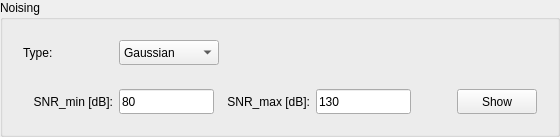
                   <widget class="QGroupBox" name="preProcessingNoisingBox">
                    <property name="sizePolicy">
                     <sizepolicy hsizetype="Preferred" vsizetype="Preferred">
                      <horstretch>0</horstretch>
                      <verstretch>0</verstretch>
                     </sizepolicy>
                    </property>
                    <property name="maximumSize">
                     <size>
                      <width>16777215</width>
                      <height>16777215</height>
                     </size>
                    </property>
                    <property name="styleSheet">
                     <string notr="true">QGroupBox {
    font: bold 10pt &quot;Microsoft YaHei&quot;;
}</string>
                    </property>
                    <property name="title">
                     <string>Noising</string>
                    </property>
                    <layout class="QVBoxLayout" name="verticalLayout_14">
                     <item>
                      <widget class="QWidget" name="NoisingTypeWidget" native="true">
                       <layout class="QHBoxLayout" name="horizontalLayout_9">
                        <item>
                         <widget class="QLabel" name="NoisingTypeLabel">
                          <property name="sizePolicy">
                           <sizepolicy hsizetype="Fixed" vsizetype="Fixed">
                            <horstretch>0</horstretch>
                            <verstretch>0</verstretch>
                           </sizepolicy>
                          </property>
                          <property name="minimumSize">
                           <size>
                            <width>90</width>
                            <height>25</height>
                           </size>
                          </property>
                          <property name="maximumSize">
                           <size>
                            <width>16777215</width>
                            <height>16777215</height>
                           </size>
                          </property>
                          <property name="text">
                           <string>Type:</string>
                          </property>
                          <property name="alignment">
                           <set>Qt::AlignLeading|Qt::AlignLeft|Qt::AlignVCenter</set>
                          </property>
                         </widget>
                        </item>
                        <item>
                         <widget class="QComboBox" name="NoisingTypeCombox">
                          <property name="minimumSize">
                           <size>
                            <width>100</width>
                            <height>25</height>
                           </size>
                          </property>
                          <property name="maximumSize">
                           <size>
                            <width>150</width>
                            <height>16777215</height>
                           </size>
                          </property>
                          <item>
                           <property name="text">
                            <string>Gaussian</string>
                           </property>
                          </item>
                          <item>
                           <property name="text">
                            <string>None</string>
                           </property>
                          </item>
                         </widget>
                        </item>
                        <item>
                         <spacer name="NoisingTypeSpacer">
                          <property name="orientation">
                           <enum>Qt::Horizontal</enum>
                          </property>
                          <property name="sizeHint" stdset="0">
                           <size>
                            <width>40</width>
                            <height>20</height>
                           </size>
                          </property>
                         </spacer>
                        </item>
                       </layout>
                      </widget>
                     </item>
                     <item>
                      <widget class="QStackedWidget" name="NoisingStackedWidget">
                       <property name="currentIndex">
                        <number>0</number>
                       </property>
                       <widget class="QWidget" name="NoisingGaussianPage">
                        <layout class="QGridLayout" name="gridLayout_10">
                         <item row="0" column="7">
                          <widget class="QLineEdit" name="NoisingGaussianSnrMaxValue">
                           <property name="minimumSize">
                            <size>
                             <width>95</width>
                             <height>20</height>
                            </size>
                           </property>
                           <property name="maximumSize">
                            <size>
                             <width>95</width>
                             <height>25</height>
                            </size>
                           </property>
                           <property name="text">
                            <string>130</string>
                           </property>
                          </widget>
                         </item>
                         <item row="0" column="4">
                          <widget class="QLabel" name="NoisingGaussianSnrMaxLabel">
                           <property name="sizePolicy">
                            <sizepolicy hsizetype="Fixed" vsizetype="Fixed">
                             <horstretch>0</horstretch>
                             <verstretch>0</verstretch>
                            </sizepolicy>
                           </property>
                           <property name="minimumSize">
                            <size>
                             <width>90</width>
                             <height>25</height>
                            </size>
                           </property>
                           <property name="maximumSize">
                            <size>
                             <width>16777215</width>
                             <height>16777215</height>
                            </size>
                           </property>
                           <property name="text">
                            <string>SNR_max [dB]:</string>
                           </property>
                           <property name="alignment">
                            <set>Qt::AlignRight|Qt::AlignTrailing|Qt::AlignVCenter</set>
                           </property>
                          </widget>
                         </item>
                         <item row="0" column="2">
                          <widget class="QLineEdit" name="NoisingGaussianSnrMinValue">
                           <property name="minimumSize">
                            <size>
                             <width>95</width>
                             <height>20</height>
                            </size>
                           </property>
                           <property name="maximumSize">
                            <size>
                             <width>95</width>
                             <height>25</height>
                            </size>
                           </property>
                           <property name="text">
                            <string>80</string>
                           </property>
                          </widget>
                         </item>
                         <item row="0" column="8">
                          <spacer name="NoisingGaussianSpacer">
                           <property name="orientation">
                            <enum>Qt::Horizontal</enum>
                           </property>
                           <property name="sizeHint" stdset="0">
                            <size>
                             <width>40</width>
                             <height>20</height>
                            </size>
                           </property>
                          </spacer>
                         </item>
                         <item row="0" column="1">
                          <widget class="QLabel" name="NoisingGaussianSnrMinLabel">
                           <property name="sizePolicy">
                            <sizepolicy hsizetype="Fixed" vsizetype="Fixed">
                             <horstretch>0</horstretch>
                             <verstretch>0</verstretch>
                            </sizepolicy>
                           </property>
                           <property name="minimumSize">
                            <size>
                             <width>90</width>
                             <height>25</height>
                            </size>
                           </property>
                           <property name="maximumSize">
                            <size>
                             <width>16777215</width>
                             <height>16777215</height>
                            </size>
                           </property>
                           <property name="text">
                            <string>SNR_min [dB]:</string>
                           </property>
                           <property name="alignment">
                            <set>Qt::AlignRight|Qt::AlignTrailing|Qt::AlignVCenter</set>
                           </property>
                          </widget>
                         </item>
                         <item row="0" column="9">
                          <widget class="QPushButton" name="NoisingGaussianShowButton">
                           <property name="sizePolicy">
                            <sizepolicy hsizetype="Fixed" vsizetype="Fixed">
                             <horstretch>0</horstretch>
                             <verstretch>0</verstretch>
                            </sizepolicy>
                           </property>
                           <property name="minimumSize">
                            <size>
                             <width>0</width>
                             <height>25</height>
                            </size>
                           </property>
                           <property name="layoutDirection">
                            <enum>Qt::LeftToRight</enum>
                           </property>
                           <property name="text">
                            <string>Show</string>
                           </property>
                          </widget>
                         </item>
                        </layout>
                       </widget>
                       <widget class="QWidget" name="NoisingNonePage"/>
                      </widget>
                     </item>
                    </layout>
                   </widget>
